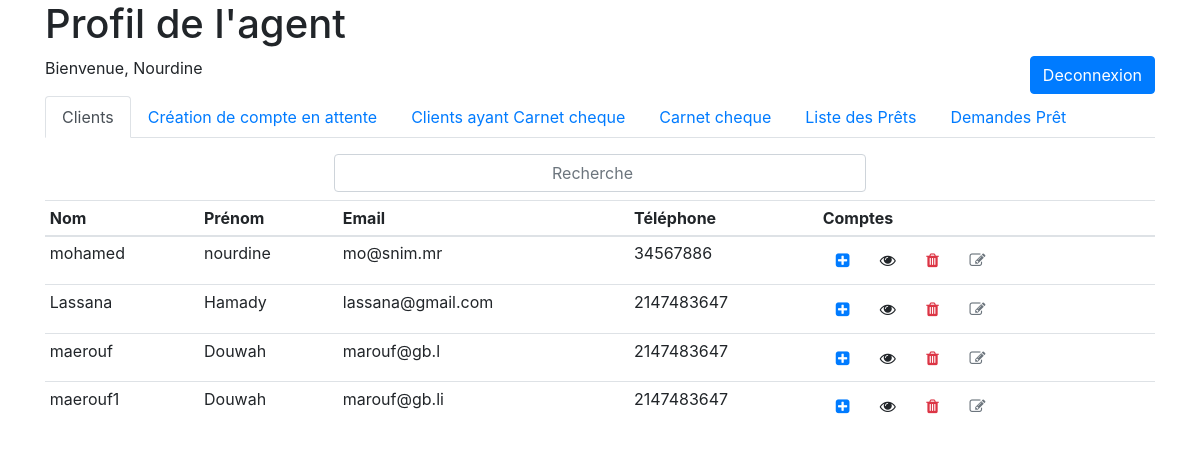
The app's page /Session_Agent_Gestion_comptes_bancaires/agent_profil.php (signed in) with its own data.
### tables this page shows
CREATE TABLE `agents` (
  `id_agent` int(11) NOT NULL,
  `nom_agent` varchar(50) NOT NULL,
  `email_agent` varchar(255) NOT NULL,
  `mot_de_passe_agent` varchar(255) NOT NULL,
  `telephone_agent` int(15) DEFAULT NULL
);

CREATE TABLE `clients` (
  `id_client` int(11) NOT NULL,
  `nom_client` varchar(50) NOT NULL,
  `prenom_client` varchar(50) NOT NULL,
  `email_client` varchar(255) NOT NULL,
  `mot_de_passe_client` varchar(255) NOT NULL,
  `telephone_client` int(15) DEFAULT NULL,
  `adresse_client` varchar(255) DEFAULT NULL,
  `status_client` varchar(3) DEFAULT NULL
);

### Session_Agent_Gestion_comptes_bancaires/agent_profil.php (the view, shortened to what this page needs)
<?php
require 'Agent.php';
try {
    $id_agent = $_SESSION['id_agent'];
    $stmt = $conn->prepare("SELECT * FROM agents WHERE id_agent = :id_agent");
    $stmt->bindParam(':id_agent', $id_agent);
    $stmt->execute();
    $agent = $stmt->fetch();
    $stmt = $conn->prepare("SELECT * FROM clients");
    $stmt->execute();
    $clients = $stmt->fetchAll();
    ?>
    <!DOCTYPE html>
    <html>
    <head>
        <link rel="stylesheet" href="fontAwesome/css/font-awesome.min.css">
        <link rel="stylesheet" href="bootstrap/css/bootstrap.css">
    </head>
    <body>
        <div class="container">
        <h1>Profil de l'agent</h1>
        <a href="deconnexion.php" style="float:right;" class="btn btn-primary">Deconnexion</a>
        <p>Bienvenue, <?php echo $agent['nom_agent']; ?></p>
        <ul class="nav nav-tabs" id="myTab" role="tablist">
            <li class="nav-item">
                <a class="nav-link active" id="home-tab" data-toggle="tab" href="#home" role="tab" aria-controls="home" aria-selected="true">Clients</a>
            </li>
            <li class="nav-item">
                <a class="nav-link" id="tab1-tab" data-toggle="tab" href="#tab1" role="tab" aria-controls="tab1" aria-selected="false">Création de compte en attente</a>
            </li>
            <li class="nav-item">
                <a class="nav-link" id="tab2-tab" data-toggle="tab" href="#tab2" role="tab" aria-controls="tab2" aria-selected="false">Clients ayant Carnet cheque</a>
            </li>
            <li class="nav-item">
                <a class="nav-link" id="tab3-tab" data-toggle="tab" href="#tab3" role="tab" aria-controls="tab3" aria-selected="false">Carnet cheque</a>
            </li>
            <li class="nav-item">
                <a class="nav-link" id="tab4-tab" data-toggle="tab" href="#tab4" role="tab" aria-controls="tab4" aria-selected="false">Liste des Prêts</a>
            </li>
            <li class="nav-item">
                <a class="nav-link" id="tab5-tab" data-toggle="tab" href="#tab5" role="tab" aria-controls="tab5" aria-selected="false">Demandes Prêt</a>
            </li>
            </ul>
            <div class="tab-content" id="myTabContent">
                <div class="tab-pane fade show active" id="home" role="tabpanel" aria-labelledby="home-tab">
                    <div>
                        <?php if (count($clients) === 0) { ?>
                        <p>Aucun client enregistré.</p>
                        <?php } else { ?>
                            <div class="row justify-content-center mt-2 p-2">
                                <div class="col col-md-6">
                                    <input class="form-control text-center" onkeyup="filterTable()" type="search" placeholder="Recherche" name="search" id="search">
                                </div>
                            </div>
                            <table class="table table-sm" id="client-table">
                                <thead>
                                    <tr>
                                        <th scope="col" >Nom</th>
                                        <th scope="col" >Prénom</th>
                                        <th scope="col" >Email</th>
                                        <th scope="col" >Téléphone</th>
                                        <th scope="col" >Comptes</th>
                                    </tr>
                                </thead>
                                <tbody>
                                <?php foreach ($clients as $client) : ?>
                                    <?php if (empty($client['status_client']) ):?>
                                    <tr id="<?= $client['id_client']?>">
                                        <td scope="row"><?= $client['nom_client']; ?></td>
                                        <td><?= $client['prenom_client']; ?></td>
                                        <td><?= $client['email_client']; ?></td>
                                        <td><?= $client['telephone_client']; ?></td>
                                        <td>
                                            <div id="compte-tools">
                                                <button class="btn btn-outline text-primary" type="button" onclick="creerComptes('<?= $client['id_client']?>')">
                                                    <i class="fa fa-plus-square" aria-hidden="true"></i>
                                                </button>
                                                <button class="btn btn-outline" type="button" onclick="showComptes(<?=$client['id_client']?>)">
                                                    <i class="fa fa-eye" aria-hidden="true"></i>
                                                </button>
                                                <button class="btn btn-outline text-danger" type="button" onclick="deleteCompte(<?=$client['id_client']?>)">
                                                    <i class="fa fa-trash" aria-hidden="true"></i>
                                                </button>
                                                <button class="btn btn-outline text-secondary" type="button" onclick="editCompte(<?=$client['id_client']?>)">
                                                    <i class="fa fa-edit" aria-hidden="true"></i>
                                                </button>
                                            </div>
                                        </td>
                                    </tr>
                                    <?php endif;?>
                                <?php endforeach; ?>
                        </tbody>
                        </table>
                        <?php } ?>
                    </div>
                </div>
            </div>
    </div>
    </body>
</html>
<?php
} catch (PDOException $e) {
    echo "Erreur : " . $e->getMessage();
}
?>

### records on screen
agents: nom_agent "Nourdine"
clients: nom_client "mohamed", prenom_client "nourdine", email_client "mo@snim.mr", telephone_client "34567886"
clients: nom_client "Lassana", prenom_client "Hamady", email_client "lassana@gmail.com", telephone_client "2147483647"
clients: nom_client "maerouf", prenom_client "Douwah", email_client "marouf@gb.l", telephone_client "2147483647"
clients: nom_client "maerouf1", prenom_client "Douwah", email_client "marouf@gb.li", telephone_client "2147483647"
